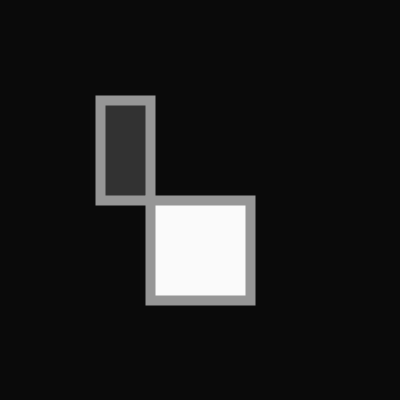
Frame 1 (no input)
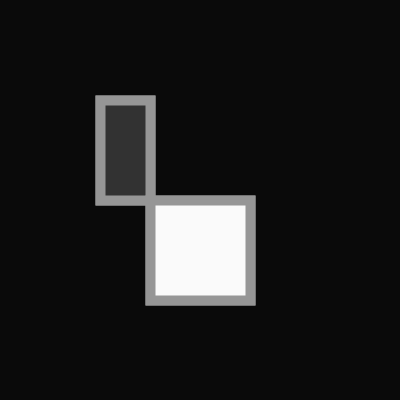
Frame 2 (the mouse pressed at the canvas centre, redrawn once)

The Processing sketch that drew these frames (run headless with seeded random() and noise(); the mouse was pressed at the canvas centre and the sketch redrawn once):

// Processing sketch: rectangle
// ── rectangle.pde
void setup(){
size(400, 400);
smooth();
noLoop();
background(10);
strokeWeight(10);
stroke(150); // color of the stroke
}
void draw () {
/*fill(250); // we choose the brush and paint the next figure
rect(100, 100, 100, 100);
fill(50);
rect(200, 200, 50, 100);*/

fill(50);
rect(100, 100, 50, 100);
fill(250);
rect(150, 200, 100, 100);

// rectMode() - задает способ, которым устанавливаются параметры прямоугольника
}
